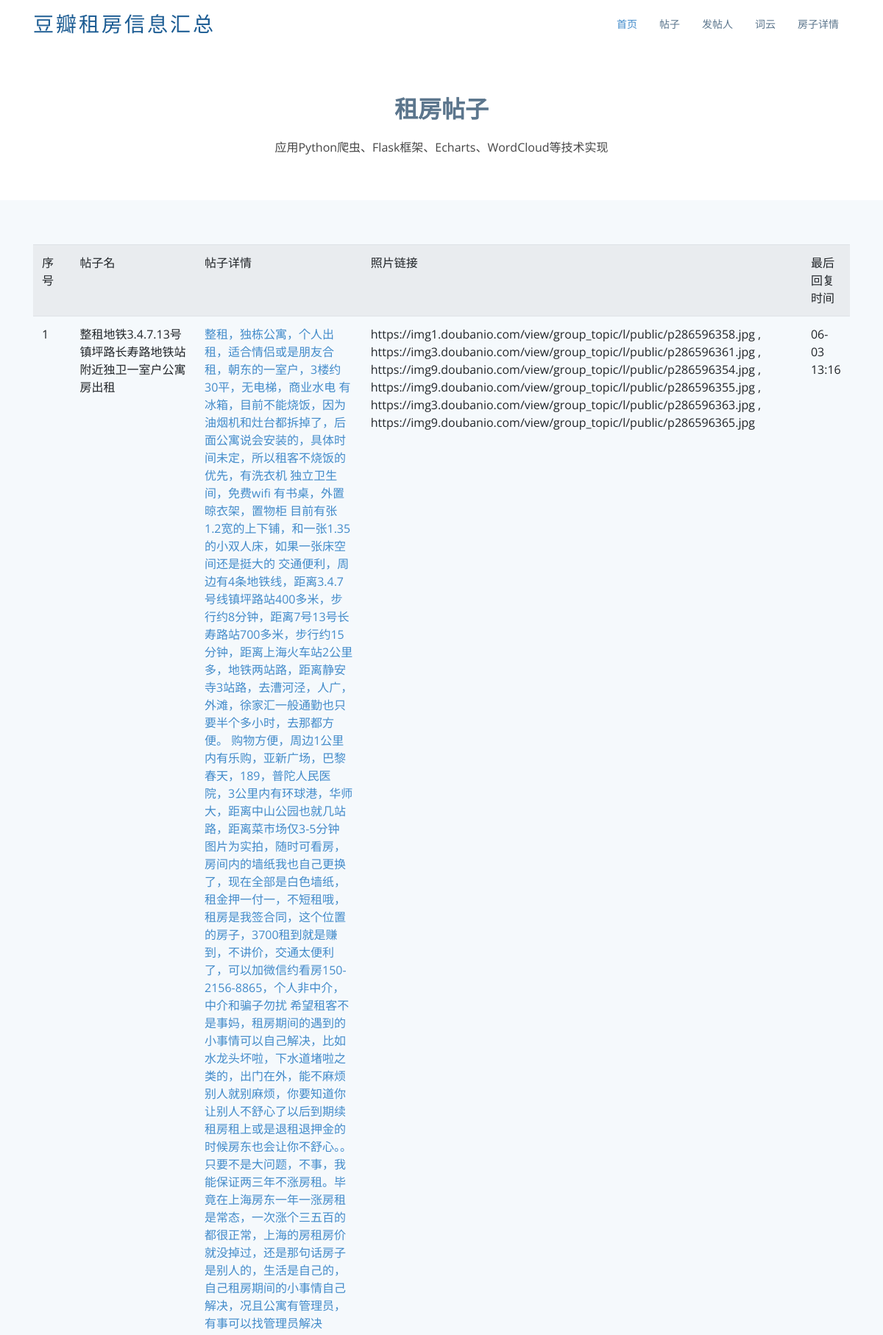
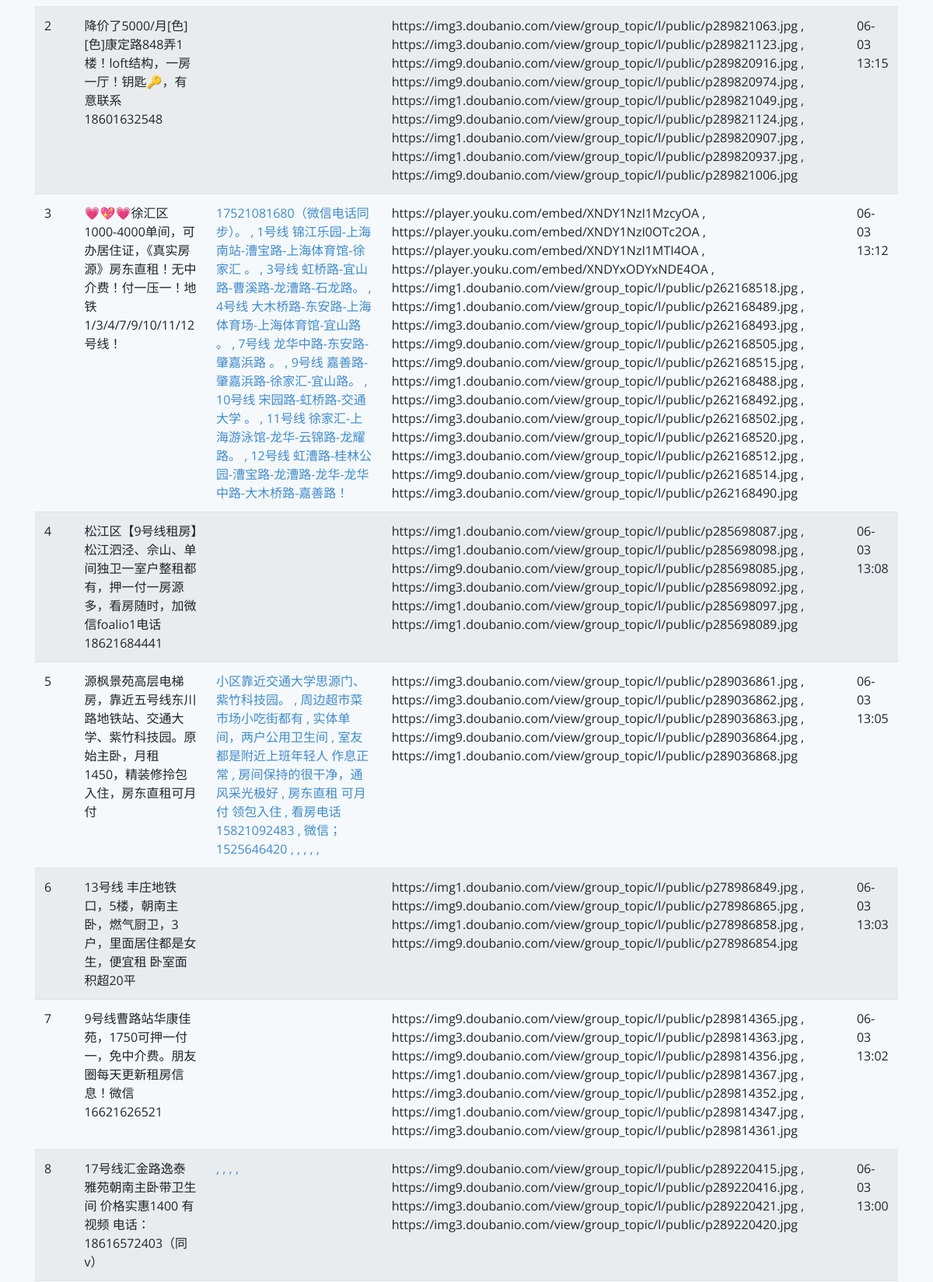
Page /title (upper part) on the committed database (2 pictures, top to bottom).
### tables this page shows
CREATE TABLE renting
        (
        id integer primary key autoincrement,
        title text,
        introduction text,
        img_link text,
        title_link text,
        person_link text,
        re_count numeric,
        re_time text
        );

### app.py (the view)
@app.route('/title')
def title():
    datalist = []
    con = sqlite3.connect('douban_renting.db')  # 连接数据库
    cur = con.cursor()                          # 获取游标
    sql = "select * from renting"               # 数据库操作
    data = cur.execute(sql)
    for item in data:
        datalist.append(item)
    cur.close()                                 # 关闭游标
    con.close()                                 # 关闭数据库连接
    return render_template('title.html', renting=datalist)  # 将datalist传递给网页

### templates/title.html (shortened to what this page needs)
<!DOCTYPE html>
<html lang="en">
<head>
  <link href="static/assets/vendor/bootstrap/css/bootstrap.min.css" rel="stylesheet">
  <link href="static/assets/vendor/icofont/icofont.min.css" rel="stylesheet">
  <link href="static/assets/vendor/boxicons/css/boxicons.min.css" rel="stylesheet">
  <link href="static/assets/vendor/animate.css/animate.min.css" rel="stylesheet">
  <link href="static/assets/vendor/venobox/venobox.css" rel="stylesheet">
  <link href="static/assets/vendor/aos/aos.css" rel="stylesheet">
  <link href="static/assets/css/style.css" rel="stylesheet">
</head>
<body>
  <header id="header">
    <div class="container">
      <div class="logo float-left">
        <h1 class="text-light"><a href="/index"><span>豆瓣租房信息汇总</span></a></h1>
      </div>
      <nav class="nav-menu float-right d-none d-lg-block">
        <ul>
            <li class="active"><a href="/index">首页</a></li>
            <li><a href="/title">帖子</a></li>
            <li><a href="/person">发帖人</a></li>
            <li><a href="/word">词云</a></li>
            <li><a href="/info">房子详情</a></li>
        </ul>
      </nav>
    </div>
  </header>
  <section id="team" class="team">
      <div class="container">
        <div class="section-title">
          <h2>租房帖子</h2>
          <p>应用Python爬虫、Flask框架、Echarts、WordCloud等技术实现</p>
        </div>
      </div>
    </section>
  <section class="counts section-bg">
      <div class="container">
          <table class="table table-striped">
              <tr>
                  <td>序号</td>
                  <td>帖子名</td>
                  <td>帖子详情</td>
                  <td>照片链接</td>
                  <td>最后回复时间</td>
              </tr>
              {% for item in renting %}
                  <tr>
                      <td>{{ item[0] }}</td>
                      <td>{{ item[1] }}</td>
                      <td>
                          <a href="{{ item[4] }}" target="_blank">
                              {{ item[2] }}
                          </a>
                      </td>
                      <td>{{ item[3] }}</td>
                      <td>{{ item[7] }}</td>
                  </tr>
              {% endfor %}
          </table>
      </div>
    </section>
</body>
</html>

### static/assets/css/style.css (style rules this page uses)
body { font-family: "Open Sans", sans-serif; color: #444; }
a { color: #428bca; }
h1, h2, h3, h4, h5, h6, .font-primary { font-family: "Raleway", sans-serif; }
#header { height: 70px; transition: all 0.5s; transition: all 0.5s; padding: 10px 0; background: #fff; z-index: 997; }
#header .logo h1 { font-size: 28px; margin: 0; padding: 10px 0; line-height: 1; font-weight: 400; letter-spacing: 3px; text-transform: uppercase; }
#header .logo h1 a, #header .logo h1 a:hover { color: #1c5c93; text-decoration: none; }
.nav-menu, .nav-menu * { margin: 0; padding: 0; list-style: none; }
.nav-menu > ul > li { position: relative; white-space: nowrap; float: left; }
.nav-menu a { display: block; position: relative; color: #5c768d; padding: 12px 15px; transition: 0.3s; font-size: 14px; font-family: "Open Sans", sans-serif; }
.nav-menu a:hover, .nav-menu .active > a, .nav-menu li:hover > a { color: #428bca; text-decoration: none; }
.mobile-nav { position: fixed; top: 0; bottom: 0; z-index: 9999; overflow-y: auto; left: -260px; width: 260px; padding-top: 18px; background: #1f3548; transition: 0.4s; }
.mobile-nav * { margin: 0; padding: 0; list-style: none; }
.mobile-nav a { display: block; position: relative; color: #e3f0fc; padding: 10px 20px; font-weight: 500; }
.mobile-nav a:hover, .mobile-nav .active > a, .mobile-nav li:hover > a { color: #9eccf4; text-decoration: none; }
section { padding: 60px 0; }
.section-bg { background-color: #f5f9fc; }
.section-title { text-align: center; padding-bottom: 30px; }
.section-title h2 { font-size: 32px; font-weight: 600; margin-bottom: 20px; padding-bottom: 0; color: #5c768d; }
.section-title p { margin-bottom: 0; }
.counts { padding-bottom: 30px; }
.team { background: #fff; padding: 60px 0 30px 0; }

### rows in the picture
renting: id "1", title "整租地铁3.4.7.13号镇坪路长寿路地铁站附近独卫一室户公寓房出租", introduction "整租，独栋公寓，个人出租，适合情侣或是朋友合租，朝东的一室户，3楼约30平，无电梯，商业水电 有冰箱，目前不能烧饭，因为油烟机和灶台都拆掉了，后面公寓说会安装的，具体时间未定，所以租客不烧饭的优先，有洗衣机 独立卫生间，免费wifi 有书桌，外置晾衣架，置物柜 目前有张1.2宽的上下铺，和一张1.35的小双人床，如果一张床空间还是挺大的 交通便利，周边有4条地铁线，距离3.4.7号线镇坪路站400多米，步行约8分钟，距离7号13号长寿路站700多米，步行约15分钟，距离上海火车站2公里多，地铁两站路，距离静安寺3站路，去漕河泾，人广，外滩，徐家汇一般通勤也只要半个多小时，去那都方便。 购物方便，周边1公里内有乐购，亚新广场，巴黎春天，189，普陀人民医院，3公里内有环球港，华师大，距离中山公园也就几站路，距离菜市场仅3-5分钟 图片为实拍，随时可看房，房间内的墙纸我也自己更换了，现在全部是白色墙纸，租金押一付一，不短租哦，租房是我签合同，这个位置的房子，3700租到就是赚到，不讲价，交通太便利了，可以加微信约看房150-2156-8865，个人非中介，中介和骗子勿扰…", img_link "https://img1.doubanio.com/view/group_topic/l/public/p286596358.jpg , https://img3.doubanio.com/view/group_topic/l/public/p286596361.jpg , https://img9.doubanio.com/view/group_topic/l/public/p286596354.jpg , https://img9.doubanio.com/view/group_topic/l/public/p286596355.jpg , https://img3.doubanio.com/view/group_topic/l/public/p286596363.jpg , https://img9.doubanio.com/view/group_topic/l/public/p286596365.jpg", re_time "06-03 13:16"
renting: id "2", title "降价了5000/月[色][色]康定路848弄1楼！loft结构，一房一厅！钥匙🔑，有意联系18601632548", img_link "https://img3.doubanio.com/view/group_topic/l/public/p289821063.jpg , https://img3.doubanio.com/view/group_topic/l/public/p289821123.jpg , https://img9.doubanio.com/view/group_topic/l/public/p289820916.jpg , https://img9.doubanio.com/view/group_topic/l/public/p289820974.jpg , https://img1.doubanio.com/view/group_topic/l/public/p289821049.jpg , https://img9.doubanio.com/view/group_topic/l/public/p289821124.jpg , https://img1.doubanio.com/view/group_topic/l/public/p289820907.jpg , https://img1.doubanio.com/view/group_topic/l/public/p289820937.jpg , https://img9.doubanio.com/view/group_topic/l/public/p289821006.jpg", re_time "06-03 13:15"
renting: id "3", title "💗💖💗徐汇区 1000-4000单间，可办居住证，《真实房源》房东直租！无中介费！付一压一！地铁1/3/4/7/9/10/11/12号线！", introduction "17521081680（微信电话同步）。 , 1号线 锦江乐园-上海南站-漕宝路-上海体育馆-徐家汇 。 , 3号线 虹桥路-宜山路-曹溪路-龙漕路-石龙路。 , 4号线 大木桥路-东安路-上海体育场-上海体育馆-宜山路 。 , 7号线 龙华中路-东安路-肇嘉浜路 。 , 9号线 嘉善路-肇嘉浜路-徐家汇-宜山路。 , 10号线 宋园路-虹桥路-交通大学 。 , 11号线 徐家汇-上海游泳馆-龙华-云锦路-龙耀路。 , 12号线 虹漕路-桂林公园-漕宝路-龙漕路-龙华-龙华中路-大木桥路-嘉善路！", img_link "https://player.youku.com/embed/XNDY1NzI1MzcyOA , https://player.youku.com/embed/XNDY1NzI0OTc2OA , https://player.youku.com/embed/XNDY1NzI1MTI4OA , https://player.youku.com/embed/XNDYxODYxNDE4OA , https://img1.doubanio.com/view/group_topic/l/public/p262168518.jpg , https://img1.doubanio.com/view/group_topic/l/public/p262168489.jpg , https://img3.doubanio.com/view/group_topic/l/public/p262168493.jpg , https://img9.doubanio.com/view/group_topic/l/public/p262168505.jpg , https://img9.doubanio.com/view/group_topic/l/public/p262168515.jpg , https://img1.doubanio.com/view/group_topic/l/public/p262168488.jpg , https://img3.doubanio.com/view/group_topic/l/public/p262168492.jpg ,…", re_time "06-03 13:12"
renting: id "4", title "松江区【9号线租房】松江泗泾、佘山、单间独卫一室户整租都有，押一付一房源多，看房随时，加微信foalio1电话18621684441", img_link "https://img1.doubanio.com/view/group_topic/l/public/p285698087.jpg , https://img1.doubanio.com/view/group_topic/l/public/p285698098.jpg , https://img9.doubanio.com/view/group_topic/l/public/p285698085.jpg , https://img3.doubanio.com/view/group_topic/l/public/p285698092.jpg , https://img1.doubanio.com/view/group_topic/l/public/p285698097.jpg , https://img1.doubanio.com/view/group_topic/l/public/p285698089.jpg", re_time "06-03 13:08"
renting: id "5", title "源枫景苑高层电梯房，靠近五号线东川路地铁站、交通大学、紫竹科技园。原始主卧，月租1450，精装修拎包入住，房东直租可月付", introduction "小区靠近交通大学思源门、紫竹科技园。 , 周边超市菜市场小吃街都有 , 实体单间，两户公用卫生间 , 室友都是附近上班年轻人 作息正常 , 房间保持的很干净，通风采光极好 , 房东直租 可月付 领包入住 , 看房电话15821092483 , 微信；1525646420 , , , , ,", img_link "https://img3.doubanio.com/view/group_topic/l/public/p289036861.jpg , https://img3.doubanio.com/view/group_topic/l/public/p289036862.jpg , https://img3.doubanio.com/view/group_topic/l/public/p289036863.jpg , https://img9.doubanio.com/view/group_topic/l/public/p289036864.jpg , https://img1.doubanio.com/view/group_topic/l/public/p289036868.jpg", re_time "06-03 13:05"
renting: id "6", title "13号线 丰庄地铁口，5楼，朝南主卧，燃气厨卫，3户，里面居住都是女生，便宜租 卧室面积超20平", img_link "https://img1.doubanio.com/view/group_topic/l/public/p278986849.jpg , https://img9.doubanio.com/view/group_topic/l/public/p278986865.jpg , https://img1.doubanio.com/view/group_topic/l/public/p278986858.jpg , https://img9.doubanio.com/view/group_topic/l/public/p278986854.jpg", re_time "06-03 13:03"
renting: id "7", title "9号线曹路站华康佳苑，1750可押一付一，免中介费。朋友圈每天更新租房信息！微信16621626521", img_link "https://img9.doubanio.com/view/group_topic/l/public/p289814365.jpg , https://img3.doubanio.com/view/group_topic/l/public/p289814363.jpg , https://img9.doubanio.com/view/group_topic/l/public/p289814356.jpg , https://img1.doubanio.com/view/group_topic/l/public/p289814367.jpg , https://img3.doubanio.com/view/group_topic/l/public/p289814352.jpg , https://img1.doubanio.com/view/group_topic/l/public/p289814347.jpg , https://img3.doubanio.com/view/group_topic/l/public/p289814361.jpg", re_time "06-03 13:02"
renting: id "8", title "17号线汇金路逸泰雅苑朝南主卧带卫生间 价格实惠1400 有视频 电话：18616572403（同v）", introduction ", , , ,", img_link "https://img9.doubanio.com/view/group_topic/l/public/p289220415.jpg , https://img9.doubanio.com/view/group_topic/l/public/p289220416.jpg , https://img3.doubanio.com/view/group_topic/l/public/p289220421.jpg , https://img3.doubanio.com/view/group_topic/l/public/p289220420.jpg", re_time "06-03 13:00"
